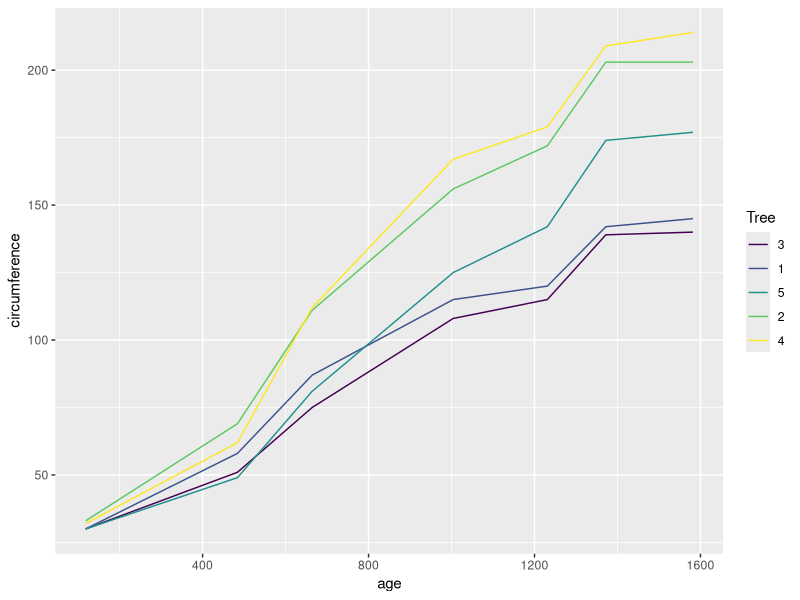

Here is the R script that generated this plot:
## ---- chunk 1
library(knitr)
opts_chunk$set(message=FALSE, warning=FALSE)
## ---- chunk 2
library(broom)
library(dplyr)
data(Orange)

dim(Orange)
head(Orange)
## ---- chunk 3
cor(Orange$age, Orange$circumference)

library(ggplot2)
ggplot(Orange, aes(age, circumference, color=Tree)) + geom_line()
## ---- chunk 4
Orange %>% group_by(Tree) %>% summarize(correlation=cor(age, circumference))
## ---- chunk 5
cor.test(Orange$age, Orange$circumference)
## ---- chunk 6
Orange %>% group_by(Tree) %>% do(tidy(cor.test(.$age, .$circumference)))
## ---- chunk 7
Orange %>% group_by(Tree) %>% do(tidy(lm(age ~ circumference, data=.)))
## ---- chunk 8
data(mtcars)
head(mtcars)
mtcars %>% group_by(am) %>% do(tidy(lm(wt ~ mpg + disp + gear, .)))
